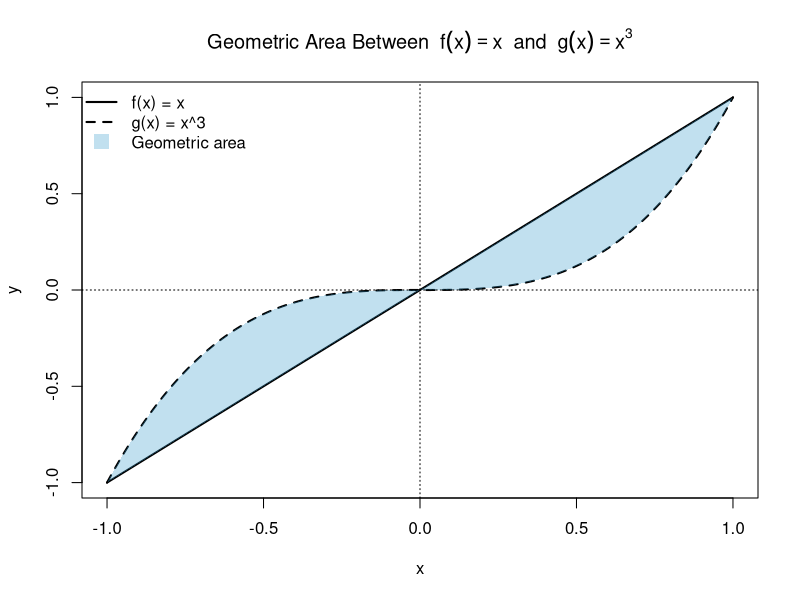
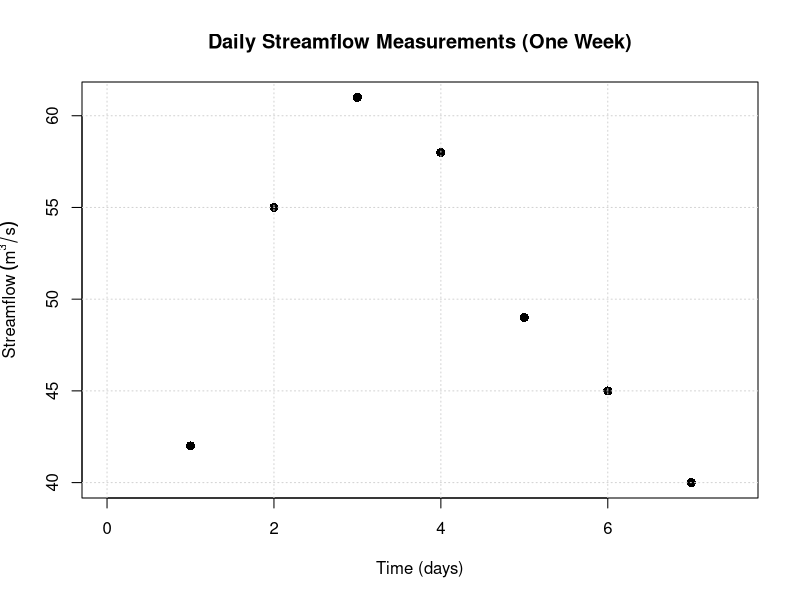
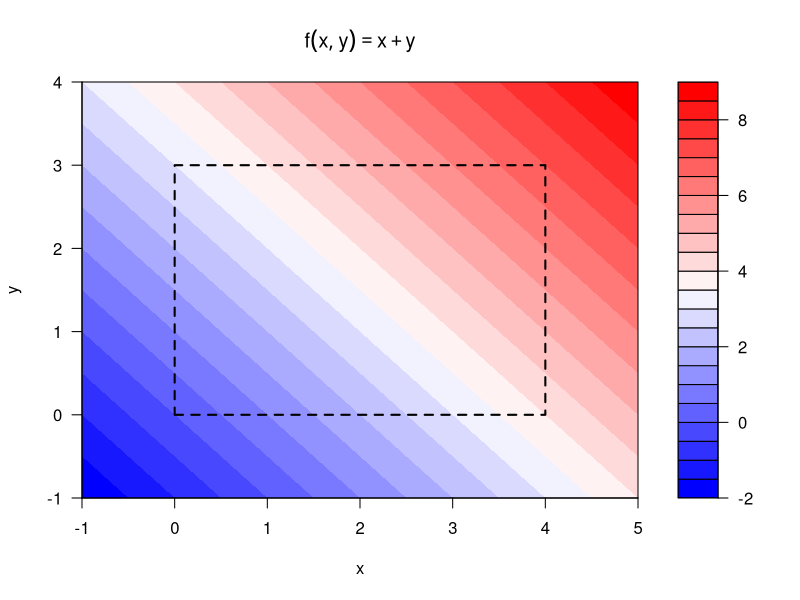
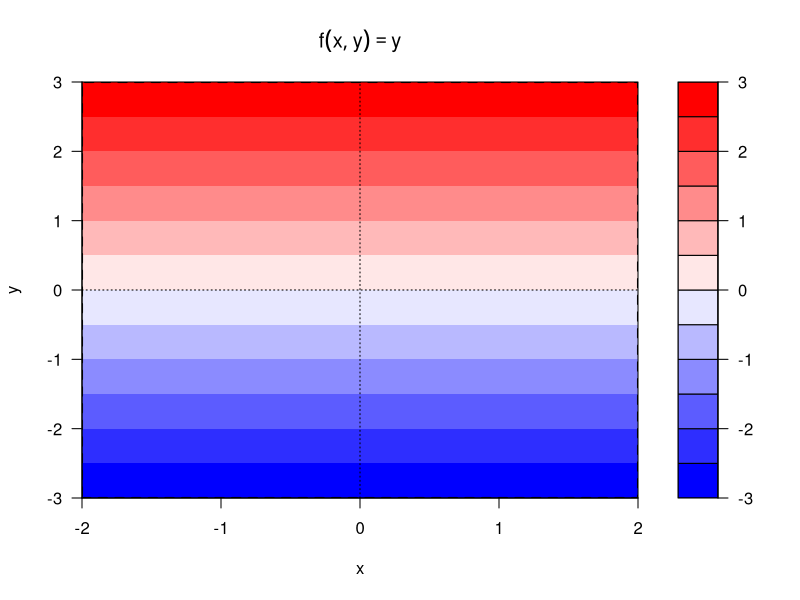
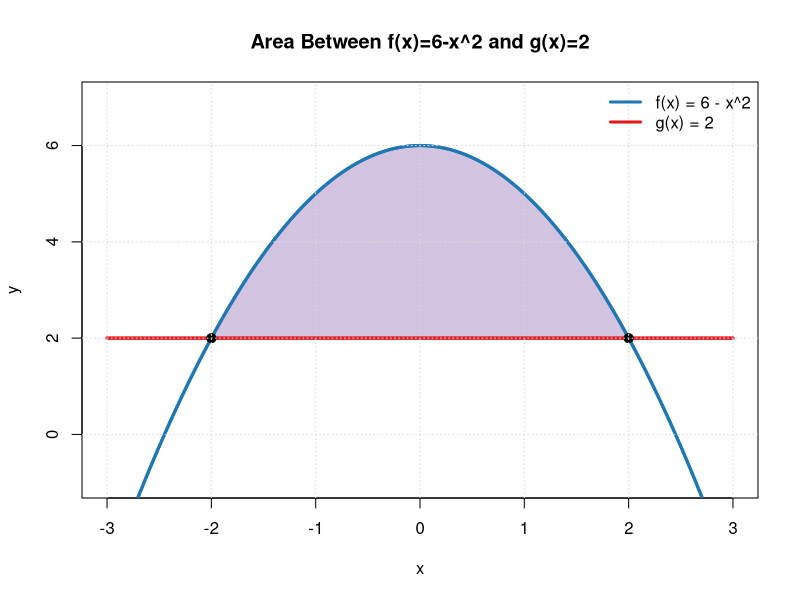
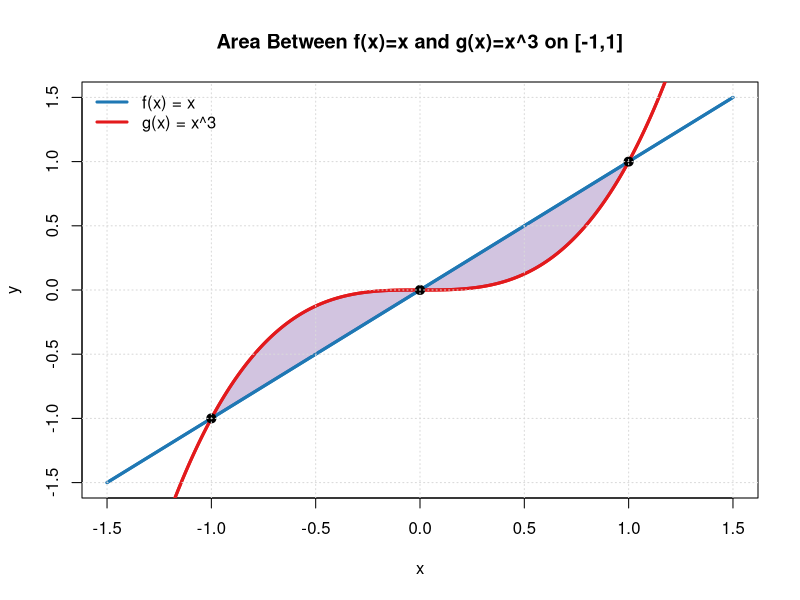
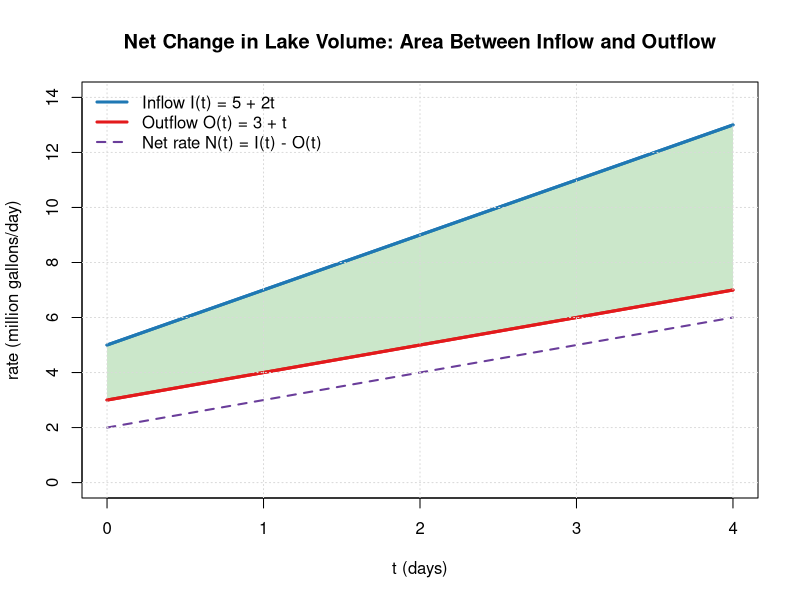
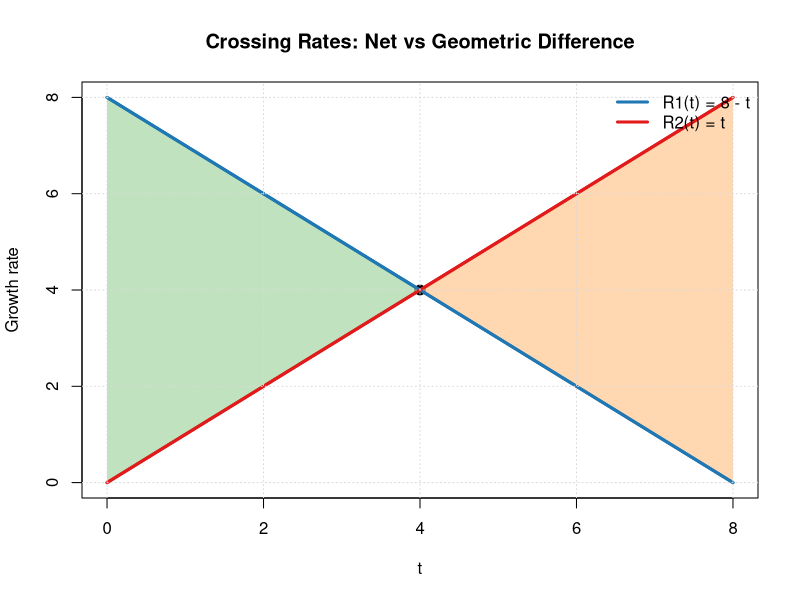

Write R code to recreate these figures, in order.
## ---- chunk 1
# Plot the geometric area between f(x) = x and g(x) = x^3 on [-1, 1]

# Define the functions
f <- function(x) x
g <- function(x) x^3

# Create x values
x <- seq(-1, 1, length.out = 500)

# Evaluate functions
f_vals <- f(x)
g_vals <- g(x)

# Set up the plot
plot(
  x, f_vals,
  type = "l",
  lwd = 2,
  ylim = range(c(f_vals, g_vals)),
  xlab = "x",
  ylab = "y",
  main = expression("Geometric Area Between " ~ f(x) == x ~ " and " ~ g(x) == x^3)
)

# Add the second curve
lines(x, g_vals, lwd = 2, lty = 2)

# Shade area on [-1, 0]: g(x) is above f(x)
x_left <- seq(-1, 0, length.out = 250)
polygon(
  c(x_left, rev(x_left)),
  c(g(x_left), rev(f(x_left))),
  col = rgb(0.2, 0.6, 0.8, 0.3),
  border = NA
)

# Shade area on [0, 1]: f(x) is above g(x)
x_right <- seq(0, 1, length.out = 250)
polygon(
  c(x_right, rev(x_right)),
  c(f(x_right), rev(g(x_right))),
  col = rgb(0.2, 0.6, 0.8, 0.3),
  border = NA
)

# Add reference lines
abline(h = 0, lty = 3)
abline(v = 0, lty = 3)

# Add legend
legend(
  "topleft",
  legend = c("f(x) = x", "g(x) = x^3", "Geometric area"),
  lwd = c(2, 2, NA),
  lty = c(1, 2, NA),
  pch = c(NA, NA, 15),
  pt.cex = 2,
  col = c("black", "black", rgb(0.2, 0.6, 0.8, 0.3)),
  bty = "n"
)


## ---- chunk 2
# Small dataset: Daily streamflow over one week
# Points only, days labeled 1 through 7, x-axis starting at 0

# Data
day <- 1:7
Q <- c(42, 55, 61, 58, 49, 45, 40)  # m^3/s

streamflow_week <- data.frame(day = day, Q = Q)

# ---- Plot the data (points only) ----
plot(
  streamflow_week$day,
  streamflow_week$Q,
  type = "p",          # points only
  pch = 16,
  cex = 1.2,
  xlim = c(0, 7.5),    # start x-axis at 0
  xlab = "Time (days)",
  ylab = expression(Streamflow~(m^3/s)),
  main = "Daily Streamflow Measurements (One Week)"
)

# Add a light grid for readability
grid()

# Reference line at zero
abline(h = 0, lty = 3)


## ---- chunk 3
# Plot for the iterated integral
# ∫_0^4 [ ∫_0^3 (x + y) dy ] dx
# Visualizing f(x, y) = x + y over the rectangular region

# Define the region
x <- seq(-1, 5, length.out = 200)
y <- seq(-1, 4, length.out = 200)

grid <- expand.grid(x = x, y = y)

# Define the function
f <- function(x, y) {
  x + y
}

# Evaluate on the grid
z <- matrix(f(grid$x, grid$y), nrow = length(x), ncol = length(y))

# Filled contour plot
filled.contour(
  x, y, z,
  color.palette = colorRampPalette(c("blue", "white", "red")),
  xlab = "x",
  ylab = "y",
  main = expression(f(x, y) == x + y),
  plot.axes = {
    axis(1)
    axis(2)
    
    # Draw the integration region: 0 ≤ x ≤ 4, 0 ≤ y ≤ 3
    rect(
      xleft = 0, ybottom = 0,
      xright = 4, ytop = 3,
      lwd = 2,
      lty = 2,
      border = "black"
    )
  }
)

## ---- chunk 4
# Plot for f(x, y) = y over the symmetric region
# R = { (x, y) | -2 <= x <= 2, -3 <= y <= 3 }

# Create grid
x <- seq(-2, 2, length.out = 200)
y <- seq(-3, 3, length.out = 200)

grid <- expand.grid(x = x, y = y)

# Define the function
f <- function(x, y) {
  y
}

# Evaluate the function on the grid
z <- matrix(f(grid$x, grid$y), nrow = length(x), ncol = length(y))

# Filled contour plot
filled.contour(
  x, y, z,
  color.palette = colorRampPalette(c("blue", "white", "red")),
  xlab = "x",
  ylab = "y",
  main = expression(f(x, y) == y),
  plot.axes = {
    axis(1)
    axis(2)
    
    # Draw the boundary of the region R
    rect(
      xleft = -2, ybottom = -3,
      xright =  2, ytop =  3,
      lwd = 2,
      lty = 2,
      border = "black"
    )
    
    # Reference lines for symmetry
    abline(h = 0, v = 0, lty = 3)
  }
)

## ---- chunk 5
# Define functions
f <- function(x) 6 - x^2
g <- function(x) rep(2, length(x))

# x-grid
x_vals <- seq(-3, 3, length.out = 500)

# Plot f(x)
plot(x_vals, f(x_vals), type = "l",
     ylim = c(-1, 7),
     lwd = 3,
     col = "#1f78b4",          # blue
     xlab = "x", ylab = "y",
     main = "Area Between f(x)=6-x^2 and g(x)=2")

# Add g(x)
lines(x_vals, g(x_vals), lwd = 3, col = "#e31a1c")  # red

# Shade area between -2 and 2
x_fill <- seq(-2, 2, length.out = 500)
polygon(c(x_fill, rev(x_fill)),
        c(f(x_fill), rev(g(x_fill))),
        col = adjustcolor("#6a3d9a", alpha.f = 0.3),  # purple shading
        border = NA)

# Redraw curves on top so they stay crisp
lines(x_vals, f(x_vals), lwd = 3, col = "#1f78b4")
lines(x_vals, g(x_vals), lwd = 3, col = "#e31a1c")

# Mark intersection points
points(c(-2, 2), c(2, 2), pch = 19, col = "black", cex = 1.2)

# Light grid for readability
grid(col = "grey85")

legend("topright",
       legend = c("f(x) = 6 - x^2", "g(x) = 2"),
       col = c("#1f78b4", "#e31a1c"),
       lwd = 3,
       bty = "n")

## ---- chunk 6
# Define functions
f <- function(x) x
g <- function(x) x^3

# x-grid
x_vals <- seq(-1.5, 1.5, length.out = 500)

# Plot f(x)
plot(x_vals, f(x_vals), type = "l",
     lwd = 3,
     col = "#1f78b4",  # blue
     xlab = "x", ylab = "y",
     ylim = c(-1.5, 1.5),
     main = "Area Between f(x)=x and g(x)=x^3 on [-1,1]")

# Add g(x)
lines(x_vals, g(x_vals), lwd = 3, col = "#e31a1c")  # red

# Shade geometric area (split at 0)

# Left half: g(x) is on top
x_left <- seq(-1, 0, length.out = 300)
polygon(c(x_left, rev(x_left)),
        c(g(x_left), rev(f(x_left))),
        col = adjustcolor("#6a3d9a", alpha.f = 0.3),
        border = NA)

# Right half: f(x) is on top
x_right <- seq(0, 1, length.out = 300)
polygon(c(x_right, rev(x_right)),
        c(f(x_right), rev(g(x_right))),
        col = adjustcolor("#6a3d9a", alpha.f = 0.3),
        border = NA)

# Redraw curves for clarity
lines(x_vals, f(x_vals), lwd = 3, col = "#1f78b4")
lines(x_vals, g(x_vals), lwd = 3, col = "#e31a1c")

# Mark intersection points
points(c(-1, 0, 1), c(-1, 0, 1), pch = 19, cex = 1.2)

# Add light grid
grid(col = "grey85")

legend("topleft",
       legend = c("f(x) = x", "g(x) = x^3"),
       col = c("#1f78b4", "#e31a1c"),
       lwd = 3,
       bty = "n")

## ---- chunk 7
# Rates
I <- function(t) 5 + 2*t
O <- function(t) 3 + t
N <- function(t) I(t) - O(t)   # net rate

# Time grid
t_vals <- seq(0, 4, length.out = 400)

# Plot inflow and outflow
plot(t_vals, I(t_vals), type = "l",
     lwd = 3,
     col = "#1f78b4",  # blue
     ylim = c(0, 14),
     xlab = "t (days)",
     ylab = "rate (million gallons/day)",
     main = "Net Change in Lake Volume: Area Between Inflow and Outflow")

lines(t_vals, O(t_vals), lwd = 3, col = "#e31a1c")  # red

# Shade area between curves on [0,4]
t_fill <- seq(0, 4, length.out = 400)
polygon(c(t_fill, rev(t_fill)),
        c(I(t_fill), rev(O(t_fill))),
        col = adjustcolor("#33a02c", alpha.f = 0.25),  # green shading
        border = NA)

# Re-draw curves on top
lines(t_vals, I(t_vals), lwd = 3, col = "#1f78b4")
lines(t_vals, O(t_vals), lwd = 3, col = "#e31a1c")

# Add net rate as dashed line (secondary visual cue)
lines(t_vals, N(t_vals), lwd = 2, lty = 2, col = "#6a3d9a")  # purple dashed

# Add light grid
grid(col = "grey85")

legend("topleft",
       legend = c("Inflow I(t) = 5 + 2t",
                  "Outflow O(t) = 3 + t",
                  "Net rate N(t) = I(t) - O(t)"),
       col = c("#1f78b4", "#e31a1c", "#6a3d9a"),
       lwd = c(3, 3, 2),
       lty = c(1, 1, 2),
       bty = "n")

## ---- chunk 8
# Growth rates
R1 <- function(t) 8 - t
R2 <- function(t) t

# Time grid
t_vals <- seq(0, 8, length.out = 500)

# Plot curves
plot(t_vals, R1(t_vals), type = "l",
     lwd = 3,
     col = "#1f78b4",  # blue
     ylim = c(0, 8),
     xlab = "t",
     ylab = "Growth rate",
     main = "Crossing Rates: Net vs Geometric Difference")

lines(t_vals, R2(t_vals), lwd = 3, col = "#e31a1c")  # red

# Crossing point at t = 4
points(4, 4, pch = 19, cex = 1.3)

# Shade region where R1 > R2 (0 to 4)
t_left <- seq(0, 4, length.out = 300)
polygon(c(t_left, rev(t_left)),
        c(R1(t_left), rev(R2(t_left))),
        col = adjustcolor("#33a02c", alpha.f = 0.3),
        border = NA)

# Shade region where R2 > R1 (4 to 8)
t_right <- seq(4, 8, length.out = 300)
polygon(c(t_right, rev(t_right)),
        c(R2(t_right), rev(R1(t_right))),
        col = adjustcolor("#ff7f00", alpha.f = 0.3),
        border = NA)

# Redraw curves on top
lines(t_vals, R1(t_vals), lwd = 3, col = "#1f78b4")
lines(t_vals, R2(t_vals), lwd = 3, col = "#e31a1c")

# Light grid
grid(col = "grey85")

# Legend (curves only)
legend("topright",
       legend = c("R1(t) = 8 - t",
                  "R2(t) = t"),
       col = c("#1f78b4", "#e31a1c"),
       lwd = 3,
       bty = "n")

## ---- chunk 9
# Define functions
f <- function(x) -x^2 - 1
g <- function(x) rep(-3, length(x))

# Intersection points: -x^2 - 1 = -3  →  x^2 = 2 → x = ±sqrt(2)
a <- sqrt(2)

# x-grid
x_vals <- seq(-2, 2, length.out = 500)

# Plot f(x)
plot(x_vals, f(x_vals), type = "l",
     lwd = 3,
     col = "#1f78b4",   # blue
     ylim = c(-4, 1),
     xlab = "x",
     ylab = "y",
     main = "Geometric Area Between Two Negative Functions")

# Add g(x)
lines(x_vals, g(x_vals), lwd = 3, col = "#e31a1c")  # red

# Shade area between curves from -sqrt(2) to sqrt(2)
x_fill <- seq(-a, a, length.out = 400)
polygon(c(x_fill, rev(x_fill)),
        c(f(x_fill), rev(g(x_fill))),
        col = adjustcolor("#33a02c", alpha.f = 0.3),  # green shading
        border = NA)

# Redraw curves for clarity
lines(x_vals, f(x_vals), lwd = 3, col = "#1f78b4")
lines(x_vals, g(x_vals), lwd = 3, col = "#e31a1c")

# Mark intersection points
points(c(-a, a), c(-3, -3), pch = 19, cex = 1.3)

# Add light grid
grid(col = "grey85")

# Legend (curves only)
legend("topright",
       legend = c("f(x) = -x^2 - 1",
                  "g(x) = -3"),
       col = c("#1f78b4", "#e31a1c"),
       lwd = 3,
       bty = "n")

## ---- chunk 10
library(ggplot2)

# Surface function
f <- function(x, y) 4 - x - y

# Grid over region R: 0 <= x <= 2, 0 <= y <= 1
x_vals <- seq(0, 2, length.out = 200)
y_vals <- seq(0, 1, length.out = 200)
grid <- expand.grid(x = x_vals, y = y_vals)
grid$value <- with(grid, f(x, y))

# Heatmap of f(x,y) over region R
ggplot(grid, aes(x = x, y = y, fill = value)) +
  geom_raster(interpolate = TRUE) +
  coord_fixed() +
  scale_fill_gradient2(
    low = "#2c7bb6",     # cold blue
    mid = "white",
    high = "#d7191c",    # hot red
    midpoint = mean(grid$value),
    name = "f(x, y)"
  ) +
  labs(
    title = "Surface f(x, y) = 4 - x - y over Region R",
    x = "x",
    y = "y"
  ) +
  theme_minimal(base_size = 14)


## ---- chunk 11
library(ggplot2)

# Concentration function
C <- function(x, y) x - y

# Grid over the square: 0 <= x <= 2, 0 <= y <= 2
x_vals <- seq(0, 2, length.out = 250)
y_vals <- seq(0, 2, length.out = 250)
grid <- expand.grid(x = x_vals, y = y_vals)
grid$value <- with(grid, C(x, y))

# Heatmap of C(x,y) over the square region
ggplot(grid, aes(x = x, y = y, fill = value)) +
  geom_raster(interpolate = TRUE) +
  coord_fixed() +
  scale_fill_gradient2(
    low = "#2c7bb6",     # cold blue
    mid = "white",
    high = "#d7191c",    # hot red
    midpoint = 0,        # important: zero-centered for cancellation
    name = "C(x, y)"
  ) +
  labs(
    title = "Pollutant Concentration C(x, y)",
    x = "x",
    y = "y"
  ) +
  theme_minimal(base_size = 14)

## ---- chunk 12
library(ggplot2)

# Function
f <- function(x, y) x^2 - y

# Grid covering the full rectangle
x_vals <- seq(0, 2, length.out = 300)
y_vals <- seq(0, 4, length.out = 300)
grid <- expand.grid(x = x_vals, y = y_vals)

# Keep only region R: 0 <= y <= x^2
grid <- subset(grid, y >= 0 & y <= x^2)
grid$value <- with(grid, f(x, y))

# Boundary curve y = x^2
boundary <- data.frame(
  x = seq(0, 2, length.out = 400)
)
boundary$y <- boundary$x^2

# Plot
ggplot(grid, aes(x = x, y = y, fill = value)) +
  geom_raster(interpolate = TRUE) +
  geom_line(data = boundary,
            aes(x = x, y = y),
            inherit.aes = FALSE,   # <-- prevents fill=value from being inherited
            color = "black",
            linetype = "dashed",
            linewidth = 1) +
  coord_fixed() +
  scale_fill_gradient2(
    low = "#2c7bb6",
    mid = "white",
    high = "#d7191c",
    midpoint = 0,
    name = "f(x, y)"
  ) +
  labs(
    title = "f(x, y) = x^2 - y",
    x = "x",
    y = "y"
  ) +
  theme_minimal(base_size = 14)
